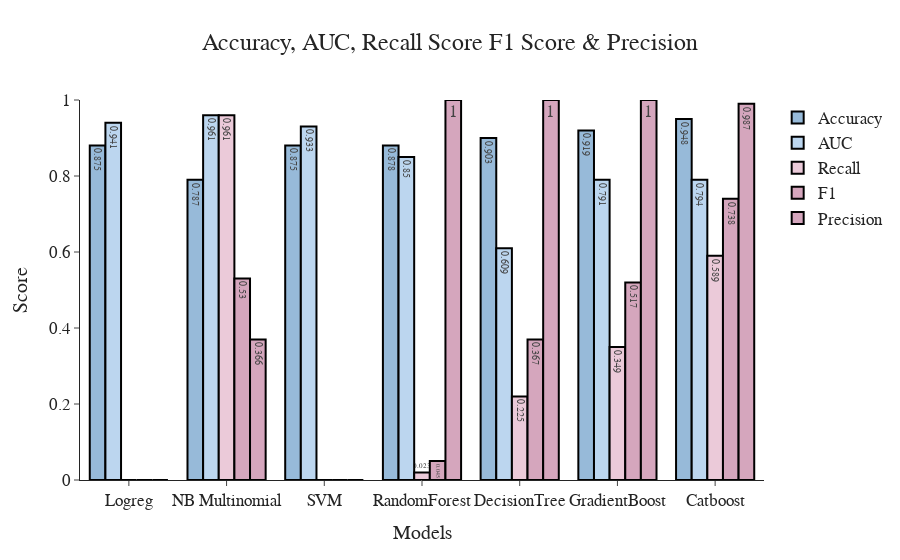

Notebook source saved alongside this figure:
### Code cell
plot_model_score(model_name, accuracy_list, auc_list, recall_list, f1_list,
                 'Accuracy, AUC, Recall Score F1 Score & Precision')

### Figure 1 — Plotly figure (JSON) as saved in the notebook; plotly's stock layout.template omitted (floating-point values rounded to 4 significant figures)
{"data": [{"marker": {"color": "#97bad9", "line": {"color": "black", "width": 2}}, "name": "Accuracy", "text": [0.875, 0.787, 0.875, 0.878, 0.903, 0.919, 0.948], "type": "bar", "x": ["Logreg", "NB Multinomial", "SVM", "RandomForest", "DecisionTree", "GradientBoost", "Catboost", "XGB"], "y": [0.88, 0.79, 0.88, 0.88, 0.9, 0.92, 0.95]}, {"marker": {"color": "#bcd6ef", "line": {"color": "black", "width": 2}}, "name": "AUC", "text": [0.941, 0.961, 0.933, 0.85, 0.609, 0.791, 0.794], "type": "bar", "x": ["Logreg", "NB Multinomial", "SVM", "RandomForest", "DecisionTree", "GradientBoost", "Catboost", "XGB"], "y": [0.94, 0.96, 0.93, 0.85, 0.61, 0.79, 0.79]}, {"marker": {"color": "#ebcad9", "line": {"color": "black", "width": 2}}, "name": "Recall", "text": [0, 0.961, 0, 0.023, 0.225, 0.349, 0.589], "type": "bar", "x": ["Logreg", "NB Multinomial", "SVM", "RandomForest", "DecisionTree", "GradientBoost", "Catboost", "XGB"], "y": [0, 0.96, 0, 0.02, 0.22, 0.35, 0.59]}, {"marker": {"color": "#d5a6bd", "line": {"color": "black", "width": 2}}, "name": "F1", "text": [0, 0.53, 0, 0.045, 0.367, 0.517, 0.738], "type": "bar", "x": ["Logreg", "NB Multinomial", "SVM", "RandomForest", "DecisionTree", "GradientBoost", "Catboost", "XGB"], "y": [0, 0.53, 0, 0.05, 0.37, 0.52, 0.74]}, {"marker": {"color": "#d5a6bd", "line": {"color": "black", "width": 2}}, "name": "Precision", "text": [0, 0.366, 0, 1, 1, 1, 0.987], "type": "bar", "x": ["Logreg", "NB Multinomial", "SVM", "RandomForest", "DecisionTree", "GradientBoost", "Catboost", "XGB"], "y": [0, 0.37, 0, 1, 1, 1, 0.99]}], "layout": {"font": {"family": "Franklin Gothic", "size": 17}, "title": {"text": "Accuracy, AUC, Recall Score F1 Score & Precision", "x": 0.5}, "xaxis": {"title": {"text": "Models"}}, "yaxis": {"range": [0, 1], "title": {"text": "Score"}}}}
